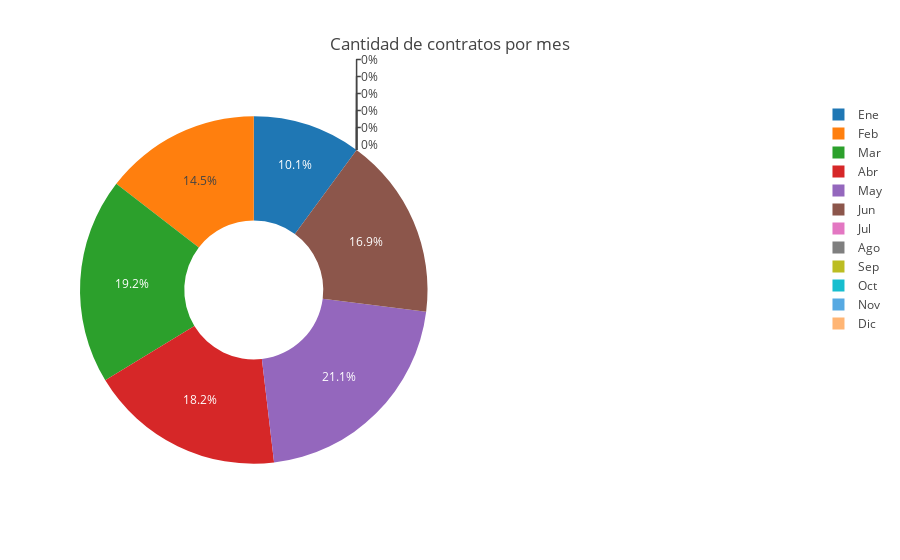

The notebook cell saved with this chart:
### Code cell
graph_pie(data=contracts_by_month.loc["Cantidad"], labels=contracts_by_month.columns, title="Cantidad de contratos por mes")

### Figure 1 — Plotly figure (JSON) as saved in the notebook; plotly's stock layout.template omitted (floating-point values rounded to 4 significant figures)
{"data": [{"domain": {"x": [0, 0.48]}, "hole": 0.4, "hoverinfo": "label+value+percent", "labels": ["Ene", "Feb", "Mar", "Abr", "May", "Jun", "Jul", "Ago", "Sep", "Oct", "Nov", "Dic"], "name": "", "sort": false, "type": "pie", "uid": "b960b864-a08f-11e8-84a4-f48e38a56504", "values": [843, 1215, 1603, 1520, 1768, 1415, 0, 0, 0, 0, 0, 0]}], "layout": {"annotations": [{"font": {"size": 20}, "showarrow": false, "text": "", "x": 0.2, "y": 0.5}], "title": "Cantidad de contratos por mes"}}
